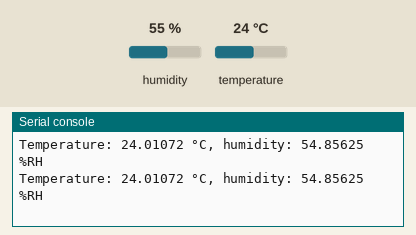
Recording of a program running on a simulated Raspberry Pi Pico running MicroPython. Parts: the last lines printed to the serial console. The inputs (shaded band) are chosen by the test bench; at power-on: humidity 55 %, temperature 24 °C. Library files of the repository ran but are not shown: htu21d.py.

Above: at 1.2 s.
1.3 s: humidity set to 22 %
At 2.6 s:
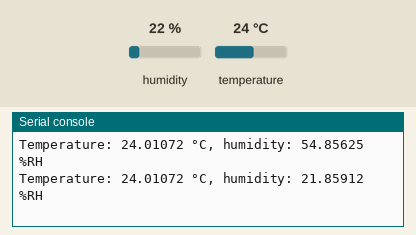
2.8 s: temperature set to 12 °C
At 3.9 s:
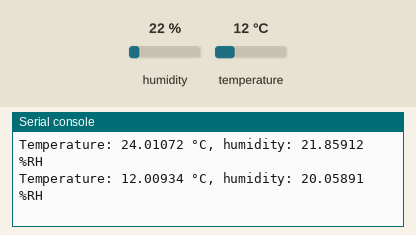
4.3 s: humidity set to 40 %
At 5.9 s:
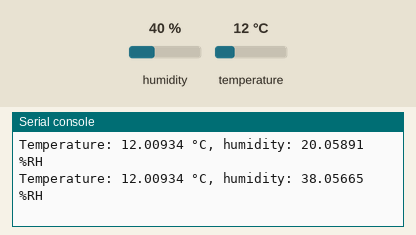
Timing chart, 0 to 7.4 s (numbered marks = the images above; inputs shaded):
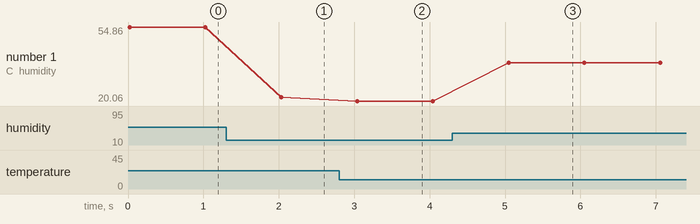

Measured:
- after the input at 1.3 s, the serial console: prints a new line after 0.73 s (image 1)
- after the input at 2.8 s, the serial console: prints a new line after 0.24 s (image 2)
- after the input at 4.3 s, the serial console: prints a new line after 0.75 s (image 3)
- plotted number 1: 54.86 → 21.86 after the input at 1.3 s, 21.86 → 20.06 after the input at 2.8 s, 20.06 → 38.06 after the input at 4.3 s

The program:

HTU21DV01.py
```python
from machine import Pin, I2C	#使用I2C與GPIO腳位之函式庫
from utime import sleep	#=匯入utime 套件，使用sleep 物件

from htu21d import HTU21D		#使用HTU21D 溫濕度感測元件

#i2c0_sda = Pin(8)
#i2c0_scl = Pin(9)
#i2c0 = I2C(0, sda=i2c0_sda, scl=i2c0_scl)
i2c = I2C(id=1,scl=Pin(7),sda=Pin(6),freq=100_000)
#產生連接腳位GPIO16之DHT22 溫濕度感測元件之操控物件sensor
htu21d = HTU21D(0x40, i2c)

while True:
    measurements = htu21d.measurements
    print(f"Temperature: {measurements['t']} °C, humidity: {measurements['h']} %RH")
    sleep(1)
```
